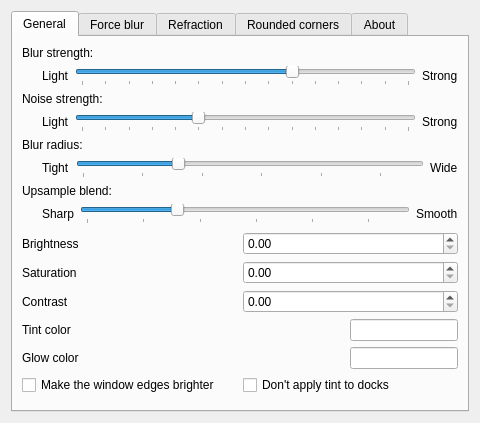
<?xml version="1.0" encoding="UTF-8"?>
<ui version="4.0">
 <class>BlurEffectConfig</class>
 <widget class="QWidget" name="BlurEffectConfig">
  <property name="geometry">
   <rect>
    <x>0</x>
    <y>0</y>
    <width>480</width>
    <height>240</height>
   </rect>
  </property>
  <layout class="QVBoxLayout">
   <item>
    <widget class="QTabWidget" name="tabWidget">
     <property name="currentIndex">
      <number>0</number>
     </property>
     <widget class="QWidget" name="widget">
      <attribute name="title">
       <string>General</string>
      </attribute>
      <layout class="QVBoxLayout">
       <item>
        <widget class="QLabel" name="labelConstantBlurDescription">
         <property name="text">
          <string>Blur strength:</string>
         </property>
        </widget>
       </item>
       <item>
        <layout class="QHBoxLayout" name="horizontalLayout" stretch="0,0,0,0">
         <item>
          <spacer name="horizontalSpacer">
           <property name="orientation">
            <enum>Qt::Orientation::Horizontal</enum>
           </property>
           <property name="sizeType">
            <enum>QSizePolicy::Policy::Fixed</enum>
           </property>
           <property name="sizeHint" stdset="0">
            <size>
             <width>20</width>
             <height>20</height>
            </size>
           </property>
          </spacer>
         </item>
         <item>
          <widget class="QLabel" name="labelConstantBlurLight">
           <property name="text">
            <string>Light</string>
           </property>
          </widget>
         </item>
         <item>
          <widget class="QSlider" name="kcfg_BlurStrength">
           <property name="minimum">
            <number>1</number>
           </property>
           <property name="maximum">
            <number>15</number>
           </property>
           <property name="singleStep">
            <number>1</number>
           </property>
           <property name="pageStep">
            <number>1</number>
           </property>
           <property name="value">
            <number>10</number>
           </property>
           <property name="orientation">
            <enum>Qt::Orientation::Horizontal</enum>
           </property>
           <property name="tickPosition">
            <enum>QSlider::TickPosition::TicksBelow</enum>
           </property>
          </widget>
         </item>
         <item>
          <widget class="QLabel" name="labelConstantBlurStrong">
           <property name="text">
            <string>Strong</string>
           </property>
          </widget>
         </item>
        </layout>
       </item>
       <item>
        <widget class="QLabel" name="labelConstantNoiseDescription">
         <property name="text">
          <string>Noise strength:</string>
         </property>
        </widget>
       </item>
       <item>
        <layout class="QHBoxLayout" name="horizontalLayout_2">
         <item>
          <spacer name="horizontalSpacer_2">
           <property name="orientation">
            <enum>Qt::Orientation::Horizontal</enum>
           </property>
           <property name="sizeType">
            <enum>QSizePolicy::Policy::Fixed</enum>
           </property>
           <property name="sizeHint" stdset="0">
            <size>
             <width>20</width>
             <height>20</height>
            </size>
           </property>
          </spacer>
         </item>
         <item>
          <widget class="QLabel" name="labelConstantNoiseLight">
           <property name="text">
            <string>Light</string>
           </property>
          </widget>
         </item>
         <item>
          <widget class="QSlider" name="kcfg_NoiseStrength">
           <property name="maximum">
            <number>14</number>
           </property>
           <property name="pageStep">
            <number>5</number>
           </property>
           <property name="value">
            <number>5</number>
           </property>
           <property name="orientation">
            <enum>Qt::Orientation::Horizontal</enum>
           </property>
           <property name="tickPosition">
            <enum>QSlider::TickPosition::TicksBelow</enum>
           </property>
           <property name="tickInterval">
            <number>1</number>
           </property>
          </widget>
         </item>
         <item>
          <widget class="QLabel" name="labelConstantNoiseStrong">
           <property name="text">
            <string>Strong</string>
           </property>
          </widget>
         </item>
        </layout>
       </item>
       <item>
        <widget class="QLabel" name="labelBlurRadiusDescription">
         <property name="text">
          <string>Blur radius:</string>
         </property>
        </widget>
       </item>
       <item>
        <layout class="QHBoxLayout" name="horizontalLayoutBlurRadius">
         <item>
          <spacer name="horizontalSpacerBlurRadius">
           <property name="orientation">
            <enum>Qt::Orientation::Horizontal</enum>
           </property>
           <property name="sizeType">
            <enum>QSizePolicy::Policy::Fixed</enum>
           </property>
           <property name="sizeHint" stdset="0">
            <size>
             <width>20</width>
             <height>20</height>
            </size>
           </property>
          </spacer>
         </item>
         <item>
          <widget class="QLabel" name="labelBlurRadiusSmall">
           <property name="text">
            <string>Tight</string>
           </property>
          </widget>
         </item>
         <item>
          <widget class="QSlider" name="kcfg_BlurRadius">
           <property name="minimum">
            <number>2</number>
           </property>
           <property name="maximum">
            <number>30</number>
           </property>
           <property name="singleStep">
            <number>1</number>
           </property>
           <property name="pageStep">
            <number>5</number>
           </property>
           <property name="value">
            <number>10</number>
           </property>
           <property name="orientation">
            <enum>Qt::Orientation::Horizontal</enum>
           </property>
           <property name="tickPosition">
            <enum>QSlider::TickPosition::TicksBelow</enum>
           </property>
           <property name="toolTip">
            <string>Controls the downsample kernel spread. Higher = wider/softer blur, lower = tighter/sharper.</string>
           </property>
          </widget>
         </item>
         <item>
          <widget class="QLabel" name="labelBlurRadiusLarge">
           <property name="text">
            <string>Wide</string>
           </property>
          </widget>
         </item>
        </layout>
       </item>
       <item>
        <widget class="QLabel" name="labelUpsampleOffsetDescription">
         <property name="text">
          <string>Upsample blend:</string>
         </property>
        </widget>
       </item>
       <item>
        <layout class="QHBoxLayout" name="horizontalLayoutUpsampleOffset">
         <item>
          <spacer name="horizontalSpacerUpsampleOffset">
           <property name="orientation">
            <enum>Qt::Orientation::Horizontal</enum>
           </property>
           <property name="sizeType">
            <enum>QSizePolicy::Policy::Fixed</enum>
           </property>
           <property name="sizeHint" stdset="0">
            <size>
             <width>20</width>
             <height>20</height>
            </size>
           </property>
          </spacer>
         </item>
         <item>
          <widget class="QLabel" name="labelUpsampleOffsetSharp">
           <property name="text">
            <string>Sharp</string>
           </property>
          </widget>
         </item>
         <item>
          <widget class="QSlider" name="kcfg_UpsampleOffset">
           <property name="minimum">
            <number>2</number>
           </property>
           <property name="maximum">
            <number>30</number>
           </property>
           <property name="singleStep">
            <number>1</number>
           </property>
           <property name="pageStep">
            <number>5</number>
           </property>
           <property name="value">
            <number>10</number>
           </property>
           <property name="orientation">
            <enum>Qt::Orientation::Horizontal</enum>
           </property>
           <property name="tickPosition">
            <enum>QSlider::TickPosition::TicksBelow</enum>
           </property>
           <property name="toolTip">
            <string>Controls the upsample reconstruction spread. Lower = sharper blur edges, higher = smoother transitions.</string>
           </property>
          </widget>
         </item>
         <item>
          <widget class="QLabel" name="labelUpsampleOffsetSmooth">
           <property name="text">
            <string>Smooth</string>
           </property>
          </widget>
         </item>
        </layout>
       </item>
       <item>
        <spacer name="verticalSpacer">
         <property name="orientation">
          <enum>Qt::Orientation::Vertical</enum>
         </property>
         <property name="sizeHint" stdset="0">
          <size>
           <width>0</width>
           <height>0</height>
          </size>
         </property>
        </spacer>
       </item>
       <item>
        <spacer>
         <property name="orientation">
          <enum>Qt::Orientation::Vertical</enum>
         </property>
         <property name="sizeHint" stdset="0">
          <size>
           <width>0</width>
           <height>10</height>
          </size>
         </property>
        </spacer>
       </item>
       <item>
        <layout class="QHBoxLayout">
         <item>
          <widget class="QLabel" name="label">
           <property name="text">
            <string>Brightness</string>
           </property>
          </widget>
         </item>
         <item>
          <widget class="QDoubleSpinBox" name="kcfg_Brightness">
           <property name="minimum">
            <double>0.000000000000000</double>
           </property>
           <property name="singleStep">
            <double>0.100000000000000</double>
           </property>
          </widget>
         </item>
        </layout>
       </item>
       <item>
        <layout class="QHBoxLayout">
         <item>
          <widget class="QLabel" name="label">
           <property name="text">
            <string>Saturation</string>
           </property>
          </widget>
         </item>
         <item>
          <widget class="QDoubleSpinBox" name="kcfg_Saturation">
           <property name="minimum">
            <double>0.000000000000000</double>
           </property>
           <property name="singleStep">
            <double>0.100000000000000</double>
           </property>
          </widget>
         </item>
        </layout>
       </item>
       <item>
        <layout class="QHBoxLayout">
         <item>
          <widget class="QLabel" name="label">
           <property name="text">
            <string>Contrast</string>
           </property>
          </widget>
         </item>
         <item>
          <widget class="QDoubleSpinBox" name="kcfg_Contrast">
           <property name="minimum">
            <double>0.000000000000000</double>
           </property>
           <property name="singleStep">
            <double>0.100000000000000</double>
           </property>
          </widget>
         </item>
        </layout>
       </item>
       <item>
        <layout class="QHBoxLayout">
         <item>
          <widget class="QLabel" name="labelTintColor">
           <property name="text">
            <string>Tint color</string>
           </property>
          </widget>
         </item>
         <item>
          <widget class="QLineEdit" name="kcfg_TintColor">
           <property name="sizePolicy">
            <sizepolicy hsizetype="Fixed" vsizetype="Fixed">
             <horstretch>0</horstretch>
             <verstretch>0</verstretch>
            </sizepolicy>
           </property>
           <property name="toolTip">
            <string>Enter a color in #AARRGGBB format. The A (alpha) channel sets tint strength.</string>
           </property>
          </widget>
         </item>
        </layout>
       </item>
       <item>
        <layout class="QHBoxLayout">
         <item>
          <widget class="QLabel" name="labelGlowColor">
           <property name="text">
            <string>Glow color</string>
           </property>
          </widget>
         </item>
         <item>
          <widget class="QLineEdit" name="kcfg_GlowColor">
           <property name="sizePolicy">
            <sizepolicy hsizetype="Fixed" vsizetype="Fixed">
             <horstretch>0</horstretch>
             <verstretch>0</verstretch>
            </sizepolicy>
           </property>
           <property name="toolTip">
            <string>Enter a color in #AARRGGBB format. The A (alpha) channel sets glow strength.</string>
           </property>
          </widget>
         </item>
        </layout>
       </item>
       <item>
        <layout class="QHBoxLayout">
         <item>
          <widget class="QCheckBox" name="kcfg_EdgeLighting">
           <property name="text">
            <string>Make the window edges brighter</string>
           </property>
          </widget>
         </item>
         <item>
          <widget class="QCheckBox" name="kcfg_ExcludeDocks">
           <property name="text">
            <string>Don't apply tint to docks</string>
           </property>
          </widget>
         </item>
        </layout>
       </item>
       <item>
        <widget class="QWidget" name="widget" native="true">
         <property name="sizePolicy">
          <sizepolicy hsizetype="Fixed" vsizetype="Expanding">
           <horstretch>0</horstretch>
           <verstretch>1</verstretch>
          </sizepolicy>
         </property>
        </widget>
       </item>
      </layout>
     </widget>
     <widget class="QWidget" name="widget">
      <attribute name="title">
       <string>Force blur</string>
      </attribute>
      <layout class="QVBoxLayout">
       <item>
        <layout class="QVBoxLayout">
         <item>
          <layout class="QHBoxLayout">
           <item>
            <widget class="QLabel" name="windowClassesBriefDescription">
             <property name="sizePolicy">
              <sizepolicy hsizetype="Expanding" vsizetype="Fixed">
               <horstretch>0</horstretch>
               <verstretch>0</verstretch>
              </sizepolicy>
             </property>
             <property name="text">
              <string>Classes of windows to force blur:</string>
             </property>
             <property name="wordWrap">
              <bool>true</bool>
             </property>
            </widget>
           </item>
           <item>
            <widget class="KContextualHelpButton" name="windowClassesContextualHelp"/>
           </item>
          </layout>
         </item>
        </layout>
       </item>
       <item>
        <widget class="QPlainTextEdit" name="kcfg_WindowClasses"/>
       </item>
       <item>
        <layout class="QHBoxLayout" name="layoutMatchingMode">
         <item>
          <widget class="QRadioButton" name="kcfg_BlurMatching">
           <property name="text">
            <string>Blur only matching</string>
           </property>
          </widget>
         </item>
         <item>
          <widget class="QRadioButton" name="kcfg_BlurNonMatching">
           <property name="text">
            <string>Blur all except matching</string>
           </property>
          </widget>
         </item>
        </layout>
       </item>
       <item>
        <widget class="QCheckBox" name="kcfg_BlurDecorations">
         <property name="text">
          <string>Blur window decorations as well</string>
         </property>
        </widget>
       </item>
       <!--
       <item>
        <widget class="QCheckBox" name="kcfg_BlurMenus">
         <property name="text">
          <string>Blur menus</string>
         </property>
        </widget>
       </item>
       <item>
        <widget class="QCheckBox" name="kcfg_BlurDocks">
         <property name="text">
          <string>Blur docks</string>
         </property>
        </widget>
       </item>
       -->
      </layout>
     </widget>
     <widget class="QWidget" name="widget">
      <attribute name="title">
       <string>Refraction</string>
      </attribute>
      <layout class="QVBoxLayout">
       <item>
        <widget class="QLabel" name="labelRefractionNote">
         <property name="text">
          <string>Refraction does not work when using static blur.</string>
         </property>
        </widget>
       </item>
       <item>
        <widget class="QLabel" name="labelRefractionStrength">
         <property name="text">
          <string>Refraction Strength:</string>
         </property>
        </widget>
       </item>
       <item>
        <layout class="QHBoxLayout" name="horizontalLayout">
         <item>
          <spacer name="horizontalSpacer">
           <property name="orientation">
            <enum>Qt::Orientation::Horizontal</enum>
           </property>
           <property name="sizeType">
            <enum>QSizePolicy::Policy::Fixed</enum>
           </property>
           <property name="sizeHint" stdset="0">
            <size>
             <width>20</width>
             <height>20</height>
            </size>
           </property>
          </spacer>
         </item>
         <item>
          <widget class="QLabel" name="labelRefractionStrengthOff">
           <property name="text">
            <string>Off</string>
           </property>
          </widget>
         </item>
         <item>
          <widget class="QSlider" name="kcfg_RefractionStrength">
           <property name="minimum">
            <number>0</number>
           </property>
           <property name="maximum">
            <number>20</number>
           </property>
           <property name="singleStep">
            <number>1</number>
           </property>
           <property name="pageStep">
            <number>1</number>
           </property>
           <property name="value">
            <number>10</number>
           </property>
           <property name="orientation">
            <enum>Qt::Orientation::Horizontal</enum>
           </property>
           <property name="tickPosition">
            <enum>QSlider::TickPosition::TicksBelow</enum>
           </property>
          </widget>
         </item>
         <item>
          <widget class="QLabel" name="labelRefractionStrengthStrong">
           <property name="text">
            <string>Strong</string>
           </property>
          </widget>
         </item>
        </layout>
       </item>
       <item>
        <widget class="QLabel" name="labelRefractionEdgeSize">
         <property name="text">
          <string>Refraction Edge Size:</string>
         </property>
        </widget>
       </item>
       <item>
        <layout class="QHBoxLayout" name="horizontalLayout">
         <item>
          <spacer name="horizontalSpacer">
           <property name="orientation">
            <enum>Qt::Orientation::Horizontal</enum>
           </property>
           <property name="sizeType">
            <enum>QSizePolicy::Policy::Fixed</enum>
           </property>
           <property name="sizeHint" stdset="0">
            <size>
             <width>20</width>
             <height>20</height>
            </size>
           </property>
          </spacer>
         </item>
         <item>
          <widget class="QLabel" name="labelRefractionEdgeSizeSmall">
           <property name="text">
            <string>Small</string>
           </property>
          </widget>
         </item>
         <item>
          <widget class="QSlider" name="kcfg_RefractionEdgeSize">
           <property name="minimum">
            <number>0</number>
           </property>
           <property name="maximum">
            <number>20</number>
           </property>
           <property name="singleStep">
            <number>1</number>
           </property>
           <property name="pageStep">
            <number>1</number>
           </property>
           <property name="value">
            <number>10</number>
           </property>
           <property name="orientation">
            <enum>Qt::Orientation::Horizontal</enum>
           </property>
           <property name="tickPosition">
            <enum>QSlider::TickPosition::TicksBelow</enum>
           </property>
          </widget>
         </item>
         <item>
          <widget class="QLabel" name="labelRefractionEdgeSizeWide">
           <property name="text">
            <string>Wide</string>
           </property>
          </widget>
         </item>
        </layout>
       </item>
       <item>
        <widget class="QLabel" name="labelRefractionNormalPow">
         <property name="text">
          <string>Refraction Falloff:</string>
         </property>
        </widget>
       </item>
       <item>
        <layout class="QHBoxLayout" name="horizontalLayout">
         <item>
          <spacer name="horizontalSpacer">
           <property name="orientation">
            <enum>Qt::Orientation::Horizontal</enum>
           </property>
           <property name="sizeType">
            <enum>QSizePolicy::Policy::Fixed</enum>
           </property>
           <property name="sizeHint" stdset="0">
            <size>
             <width>20</width>
             <height>20</height>
            </size>
           </property>
          </spacer>
         </item>
         <item>
          <widget class="QLabel" name="labelRefractionNormalPowLinear">
           <property name="text">
            <string>Linear</string>
           </property>
          </widget>
         </item>
         <item>
          <widget class="QSlider" name="kcfg_RefractionNormalPow">
           <property name="minimum">
            <number>2</number>
           </property>
           <property name="maximum">
            <number>22</number>
           </property>
           <property name="singleStep">
            <number>1</number>
           </property>
           <property name="pageStep">
            <number>1</number>
           </property>
           <property name="value">
            <number>10</number>
           </property>
           <property name="orientation">
            <enum>Qt::Orientation::Horizontal</enum>
           </property>
           <property name="tickPosition">
            <enum>QSlider::TickPosition::TicksBelow</enum>
           </property>
          </widget>
         </item>
         <item>
          <widget class="QLabel" name="labelRefractionNormalPowRound">
           <property name="text">
            <string>Round</string>
           </property>
          </widget>
         </item>
        </layout>
       </item>
       <item>
        <widget class="QLabel" name="labelRefractionRGBFringing">
         <property name="text">
          <string>RGB Fringing Strength:</string>
         </property>
        </widget>
       </item>
       <item>
        <layout class="QHBoxLayout" name="horizontalLayout">
         <item>
          <spacer name="horizontalSpacer">
           <property name="orientation">
            <enum>Qt::Orientation::Horizontal</enum>
           </property>
           <property name="sizeType">
            <enum>QSizePolicy::Policy::Fixed</enum>
           </property>
           <property name="sizeHint" stdset="0">
            <size>
             <width>20</width>
             <height>20</height>
            </size>
           </property>
          </spacer>
         </item>
         <item>
          <widget class="QLabel" name="labelRefractionRGBFringingOff">
           <property name="text">
            <string>Off</string>
           </property>
          </widget>
         </item>
         <item>
          <widget class="QSlider" name="kcfg_RefractionRGBFringing">
           <property name="minimum">
            <number>0</number>
           </property>
           <property name="maximum">
            <number>20</number>
           </property>
           <property name="singleStep">
            <number>1</number>
           </property>
           <property name="pageStep">
            <number>1</number>
           </property>
           <property name="value">
            <number>10</number>
           </property>
           <property name="orientation">
            <enum>Qt::Orientation::Horizontal</enum>
           </property>
           <property name="tickPosition">
            <enum>QSlider::TickPosition::TicksBelow</enum>
           </property>
          </widget>
         </item>
         <item>
          <widget class="QLabel" name="labelRefractionRGBFringingStrong">
           <property name="text">
            <string>Strong</string>
           </property>
          </widget>
         </item>
        </layout>
       </item>
       <item>
        <spacer name="verticalSpacer">
         <property name="orientation">
          <enum>Qt::Orientation::Vertical</enum>
         </property>
         <property name="sizeHint" stdset="0">
          <size>
           <width>0</width>
           <height>0</height>
          </size>
         </property>
        </spacer>
       </item>
      </layout>
     </widget>
     <widget class="QWidget" name="widget">
      <attribute name="title">
       <string>Rounded corners</string>
      </attribute>
      <layout class="QVBoxLayout">
       <item>
        <widget class="QLabel" name="label">
         <property name="text">
          <string>The corner radius only applies to the blur region.</string>
         </property>
         <property name="wordWrap">
          <bool>true</bool>
         </property>
        </widget>
       </item>
       <item>
        <spacer>
         <property name="orientation">
          <enum>Qt::Orientation::Vertical</enum>
         </property>
         <property name="sizeHint" stdset="0">
          <size>
           <width>0</width>
           <height>10</height>
          </size>
         </property>
        </spacer>
       </item>
       <item>
        <layout class="QHBoxLayout">
         <item>
          <widget class="QLabel" name="label">
           <property name="text">
            <string>Window top corner radius</string>
           </property>
          </widget>
         </item>
         <item>
          <widget class="QDoubleSpinBox" name="kcfg_TopCornerRadius">
           <property name="minimum">
            <double>0.000000000000000</double>
           </property>
          </widget>
         </item>
        </layout>
       </item>
       <item>
        <layout class="QHBoxLayout">
         <item>
          <widget class="QLabel" name="label">
           <property name="text">
            <string>Window bottom corner radius</string>
           </property>
          </widget>
         </item>
         <item>
          <widget class="QDoubleSpinBox" name="kcfg_BottomCornerRadius">
           <property name="minimum">
            <double>0.000000000000000</double>
           </property>
          </widget>
         </item>
        </layout>
       </item>
       <item>
        <layout class="QHBoxLayout">
         <item>
          <widget class="QLabel" name="label">
           <property name="text">
            <string>Menu corner radius</string>
           </property>
          </widget>
         </item>
         <item>
          <widget class="QDoubleSpinBox" name="kcfg_MenuCornerRadius">
           <property name="minimum">
            <double>0.000000000000000</double>
           </property>
          </widget>
         </item>
        </layout>
       </item>
       <item>
        <layout class="QHBoxLayout">
         <item>
          <widget class="QLabel" name="label">
           <property name="text">
            <string>Dock corner radius</string>
           </property>
          </widget>
         </item>
         <item>
          <widget class="QDoubleSpinBox" name="kcfg_DockCornerRadius">
           <property name="minimum">
            <double>0.000000000000000</double>
           </property>
          </widget>
         </item>
        </layout>
       </item>
       <item>
        <widget class="QCheckBox" name="kcfg_RoundCornersOfMaximizedWindows">
         <property name="text">
          <string>Round maximized windows</string>
         </property>
        </widget>
       </item>
       <item>
        <widget class="QWidget" name="widget" native="true">
         <property name="sizePolicy">
          <sizepolicy hsizetype="Fixed" vsizetype="Expanding">
           <horstretch>0</horstretch>
           <verstretch>1</verstretch>
          </sizepolicy>
         </property>
        </widget>
       </item>
      </layout>
     </widget>
     <widget class="QWidget" name="widget">
      <attribute name="title">
       <string>About</string>
      </attribute>
      <layout class="QVBoxLayout">
       <item>
        <widget class="QTextBrowser" name="aboutText">
         <property name="readOnly">
          <bool>true</bool>
         </property>
         <property name="openExternalLinks">
          <bool>true</bool>
         </property>
         <property name="text" stdset="0">
          <string>Failed to load about.html</string>
         </property>
        </widget>
       </item>
      </layout>
     </widget>
    </widget>
   </item>
  </layout>
 </widget>
 <customwidgets>
  <customwidget>
   <class>KContextualHelpButton</class>
   <extends>QToolButton</extends>
   <header>kcontextualhelpbutton.h</header>
  </customwidget>
 </customwidgets>
 <resources/>
 <connections/>
</ui>
